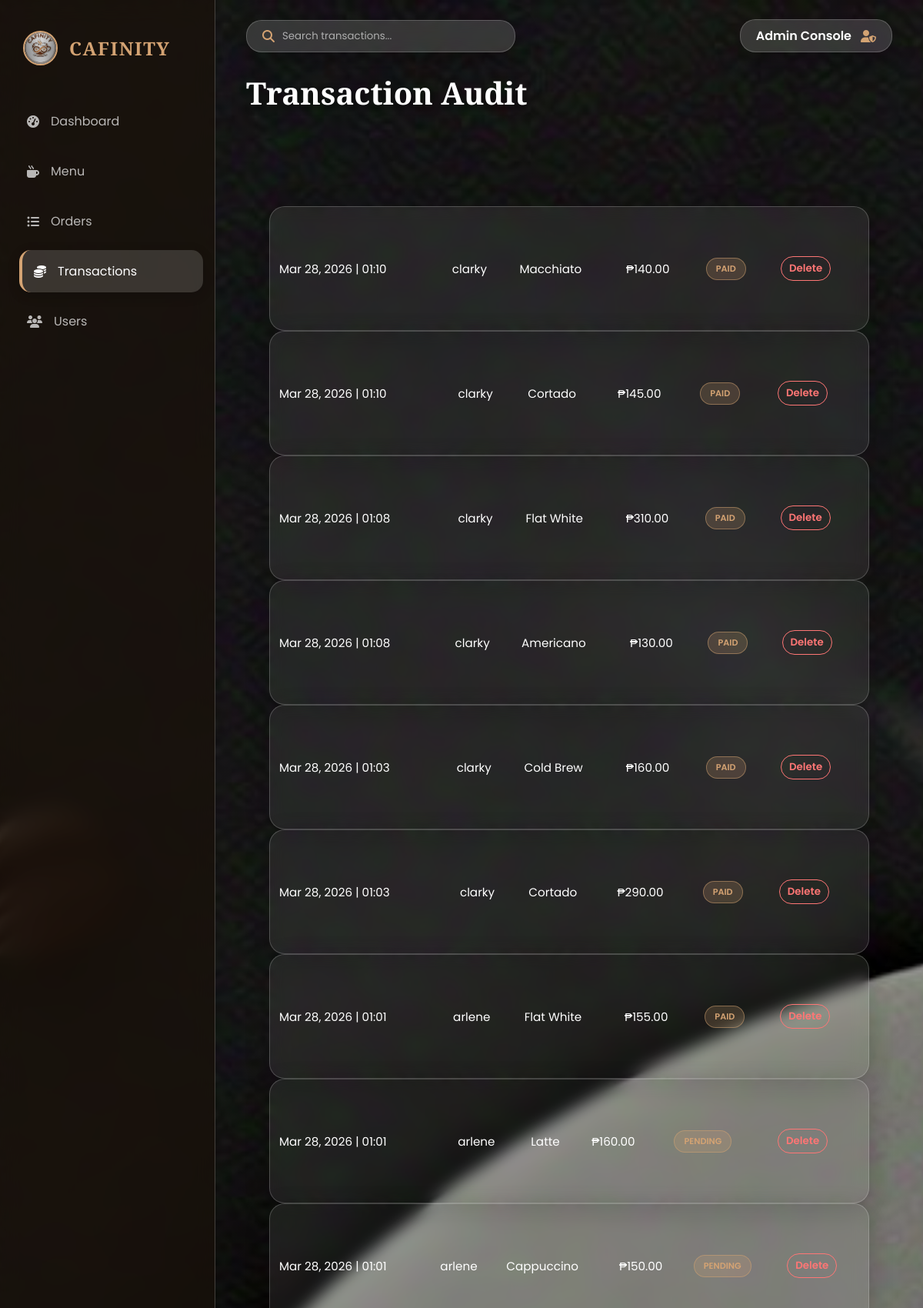
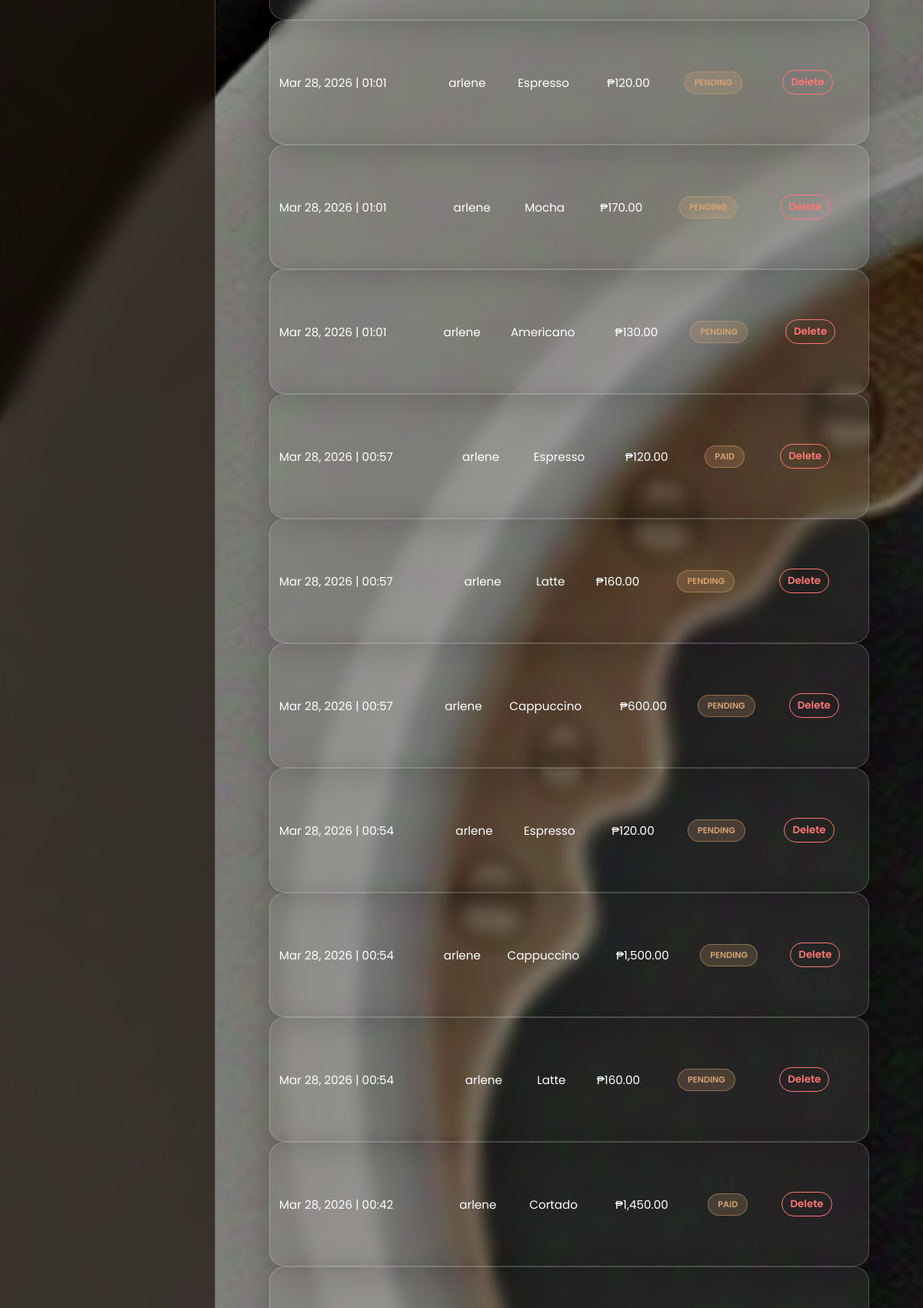
/cafinity/admin/transaction.php (signed in, upper part), run on the app's committed database (2 pictures, top to bottom).
### tables this page shows
CREATE TABLE `orders` (
  `id` int(11) NOT NULL,
  `user_id` int(11) NOT NULL,
  `coffee_id` int(11) NOT NULL,
  `quantity` int(11) NOT NULL,
  `status` varchar(20) DEFAULT 'Pending',
  `created_at` timestamp NOT NULL DEFAULT current_timestamp(),
  `hidden` tinyint(1) DEFAULT 0
);

CREATE TABLE `users` (
  `id` int(11) NOT NULL,
  `username` varchar(50) NOT NULL,
  `password` varchar(255) DEFAULT NULL,
  `role` varchar(20) NOT NULL DEFAULT 'customer',
  `profile_image` varchar(255) DEFAULT 'default.png'
);

CREATE TABLE `coffee` (
  `id` int(11) NOT NULL,
  `name` varchar(100) NOT NULL,
  `price` decimal(6,2) NOT NULL,
  `image` varchar(255) NOT NULL,
  `rating` int(11) DEFAULT 5
);

### cafinity/admin/transaction.php (the view, shortened to what this page needs)
<?php
require "../db.php";
try {
    $query = "SELECT
                o.id,
                u.username,
                c.name as item_name,
                (o.quantity * c.price) as total_amount,
                o.status as payment_status,
                o.created_at as transaction_date
              FROM orders o
              JOIN users u ON o.user_id = u.id
              JOIN coffee c ON o.coffee_id = c.id
              ORDER BY o.created_at DESC";
    $transactions = $pdo->query($query)->fetchAll(PDO::FETCH_ASSOC);
} catch (PDOException $e) {
    die("<div style='color:white; background:red; padding:20px;'>Database Error: " . $e->getMessage() . "</div>");
}
?>
<!DOCTYPE html>
<html lang="en">
<head>
    <link rel="stylesheet" href="https://cdnjs.cloudflare.com/ajax/libs/font-awesome/6.4.0/css/all.min.css">
</head>
<body>
<aside class="sidebar">
        <div class="sidebar-header">
            <img src="../indexpic.jpg" alt="Logo">
            <h2>CAFINITY</h2>
        </div>
        <ul class="nav-menu">
            <li class="nav-item"><a href="dashboard.php" class="nav-link"><i class="fa-solid fa-gauge-high"></i> Dashboard</a></li>
            <li class="nav-item"><a href="manage_coffee.php" class="nav-link"><i class="fa-solid fa-mug-hot"></i> Menu</a></li>
            <li class="nav-item"><a href="view_orders.php" class="nav-link"><i class="fa-solid fa-list-ul"></i> Orders</a></li>
            <li class="nav-item"><a href="transaction.php" class="nav-link active"><i class="fa-solid fa-coins"></i> Transactions</a></li>
            <li class="nav-item"><a href="users.php" class="nav-link"><i class="fa-solid fa-users"></i> Users</a></li>
        </ul>
    </aside>
    <div class="main-wrapper">
    <header class="top-bar">
        <div class="glass-panel search-container">
            <i class="fa-solid fa-magnifying-glass" style="color: var(--primary-gold);"></i>
            <input type="text" placeholder="Search transactions...">
        </div>
        <div class="glass-panel" style="padding:8px 20px; display:flex; align-items:center; gap:12px;">
            <span style="font-weight:600;">Admin Console</span>
            <i class="fa-solid fa-user-shield" style="color:var(--primary-gold);"></i>
        </div>
    </header>
    <main class="content">
        <h1 class="page-title">Transaction Audit</h1>
        <div class="table-container">
            <table>
            <tbody>
                <?php if (empty($transactions)): ?>
                    <tr><td colspan="6" style="text-align:center; padding: 50px; opacity: 0.5;">No transactions found in database.</td></tr>
                <?php else: ?>
                    <?php foreach ($transactions as $t): ?>
                    <tr>
                        <td><?= date('M d, Y | H:i', strtotime($t['transaction_date'])) ?></td>
                        <td><?= htmlspecialchars($t['username']) ?></td>
                        <td><?= htmlspecialchars($t['item_name']) ?></td>
                        <td style="color: var(--gold);">₱<?= number_format($t['total_amount'], 2) ?></td>
                        <td><span class="status"><?= htmlspecialchars($t['payment_status'] ?? 'Completed') ?></span></td>
                        <td>
                            <form method="POST" onsubmit="return confirm('Delete this transaction record?')">
                                <button class="btn-del">Delete</button>
                            </form>
                        </td>
                    </tr>
                    <?php endforeach; ?>
                <?php endif; ?>
            </tbody>
        </table>
            </div>
    </main>
    </div>
</body>
</html>

### cafinity/admin/transaction.php (style rules this page uses)
:root { --primary-gold: #d4a373; --glass-white: rgba(255, 255, 255, 0.15); --glass-dark: rgba(26, 18, 11, 0.7); --border-glass: rgba(255, 255, 255, 0.2); --text-light: #ffffff; --danger: #ff7675; }
* { margin:0; padding:0; box-sizing:border-box; font-family:'Poppins', sans-serif; }
body { display:flex; height:100vh; background:linear-gradient(rgba(0,0,0,0.4), rgba(0,0,0,0.4)), url('../bgindex.JPG') no-repeat center center fixed; background-size:cover; color:var(--text-light); overflow:hidden; }
.sidebar { width:280px; background:var(--glass-dark); backdrop-filter:blur(15px); -webkit-backdrop-filter:blur(15px); display:flex; flex-direction:column; border-right:1px solid var(--border-glass); z-index:10; }
.sidebar-header { padding:40px 30px; display:flex; align-items:center; gap:15px; }
.sidebar-header img { width:45px; height:45px; border-radius:50%; border:2px solid var(--primary-gold); }
.sidebar-header h2 { font-family:'Playfair Display', serif; color:var(--primary-gold); letter-spacing:1.5px; }
.nav-menu { list-style:none; flex-grow:1; }
.nav-item { padding:5px 20px; }
.nav-link { display:flex; align-items:center; gap:15px; padding:15px; color:rgba(255,255,255,0.7); text-decoration:none; border-radius:15px; transition:0.3s ease; }
.nav-link:hover, .nav-link.active { background:var(--glass-white); color:#fff; transform:translateX(5px); }
.nav-link.active { border-left:4px solid var(--primary-gold); box-shadow:0 4px 15px rgba(0,0,0,0.2); }
.main-wrapper { flex-grow:1; overflow-y:auto; display:flex; flex-direction:column; }
.top-bar { padding:25px 40px; display:flex; justify-content:space-between; align-items:center; }
.glass-panel { background:var(--glass-white); backdrop-filter:blur(10px); -webkit-backdrop-filter:blur(10px); border:1px solid var(--border-glass); border-radius:20px; box-shadow:0 8px 32px rgba(0,0,0,0.3); }
.search-container { padding:10px 20px; display:flex; align-items:center; width:350px; }
.search-container input { border:none; outline:none; background:transparent; color:white; margin-left:10px; width:100%; }
.search-container input::placeholder { color:rgba(255,255,255,0.6); }
.content { padding:0 40px 40px; }
.page-title { font-family:'Playfair Display', serif; font-size:2.5rem; margin-bottom:30px; text-shadow:2px 4px 10px rgba(0,0,0,0.5); }
.table-container { padding:30px; width:100%; background:transparent; }
table { width:100%; border-collapse:separate; border-spacing:0 60px; color:#fff; }
tbody tr { background:rgba(255,255,255,0.08); backdrop-filter:blur(10px); -webkit-backdrop-filter:blur(10px); border-radius:20px; border:1px solid rgba(255,255,255,0.2); box-shadow:0 8px 32px rgba(0,0,0,0.2); transition:transform 0.3s, box-shadow 0.3s; display:table; width:100%; }
td { padding:4px 8px; border:none; font-size:0.95rem; color:#fff; }
tbody tr td:first-child { padding-left:12px; }
tbody tr td:last-child { padding-right:12px; }
.status { padding:5px 12px; border-radius:50px; font-size:0.7rem; font-weight:600; text-transform:uppercase; display:inline-block; background:rgba(212,163,115,0.2); color:var(--primary-gold); border:1px solid rgba(212,163,115,0.5); }
.btn-del { color:var(--danger); cursor:pointer; background:none; border:1px solid var(--danger); padding:5px 10px; border-radius:50px; transition:0.3s; font-weight:600; }

### data on the page
orders: created_at "Mar 28, 2026 | 01:10", user.username "clarky", coffee.name "Macchiato", total_amount "140.00", status "PAID"
orders: created_at "Mar 28, 2026 | 01:10", user.username "clarky", coffee.name "Cortado", total_amount "145.00", status "PAID"
orders: created_at "Mar 28, 2026 | 01:08", user.username "clarky", coffee.name "Flat White", total_amount "310.00", status "PAID"
orders: created_at "Mar 28, 2026 | 01:08", user.username "clarky", coffee.name "Americano", total_amount "130.00", status "PAID"
orders: created_at "Mar 28, 2026 | 01:03", user.username "clarky", coffee.name "Cold Brew", total_amount "160.00", status "PAID"
orders: created_at "Mar 28, 2026 | 01:03", user.username "clarky", coffee.name "Cortado", total_amount "290.00", status "PAID"
orders: created_at "Mar 28, 2026 | 01:01", user.username "arlene", coffee.name "Flat White", total_amount "155.00", status "PAID"
orders: created_at "Mar 28, 2026 | 01:01", user.username "arlene", coffee.name "Latte", total_amount "160.00", status "PENDING"
orders: created_at "Mar 28, 2026 | 01:01", user.username "arlene", coffee.name "Cappuccino", total_amount "150.00", status "PENDING"
orders: created_at "Mar 28, 2026 | 01:01", user.username "arlene", coffee.name "Espresso", total_amount "120.00", status "PENDING"
orders: created_at "Mar 28, 2026 | 01:01", user.username "arlene", coffee.name "Mocha", total_amount "170.00", status "PENDING"
orders: created_at "Mar 28, 2026 | 01:01", user.username "arlene", coffee.name "Americano", total_amount "130.00", status "PENDING"
orders: created_at "Mar 28, 2026 | 00:57", user.username "arlene", coffee.name "Espresso", total_amount "120.00", status "PAID"
orders: created_at "Mar 28, 2026 | 00:57", user.username "arlene", coffee.name "Latte", total_amount "160.00", status "PENDING"
orders: created_at "Mar 28, 2026 | 00:57", user.username "arlene", coffee.name "Cappuccino", total_amount "600.00", status "PENDING"
orders: created_at "Mar 28, 2026 | 00:54", user.username "arlene", coffee.name "Espresso", total_amount "120.00", status "PENDING"
orders: created_at "Mar 28, 2026 | 00:54", user.username "arlene", coffee.name "Cappuccino", total_amount "1,500.00", status "PENDING"
orders: created_at "Mar 28, 2026 | 00:54", user.username "arlene", coffee.name "Latte", total_amount "160.00", status "PENDING"
orders: created_at "Mar 28, 2026 | 00:42", user.username "arlene", coffee.name "Cortado", total_amount "1,450.00", status "PAID"
